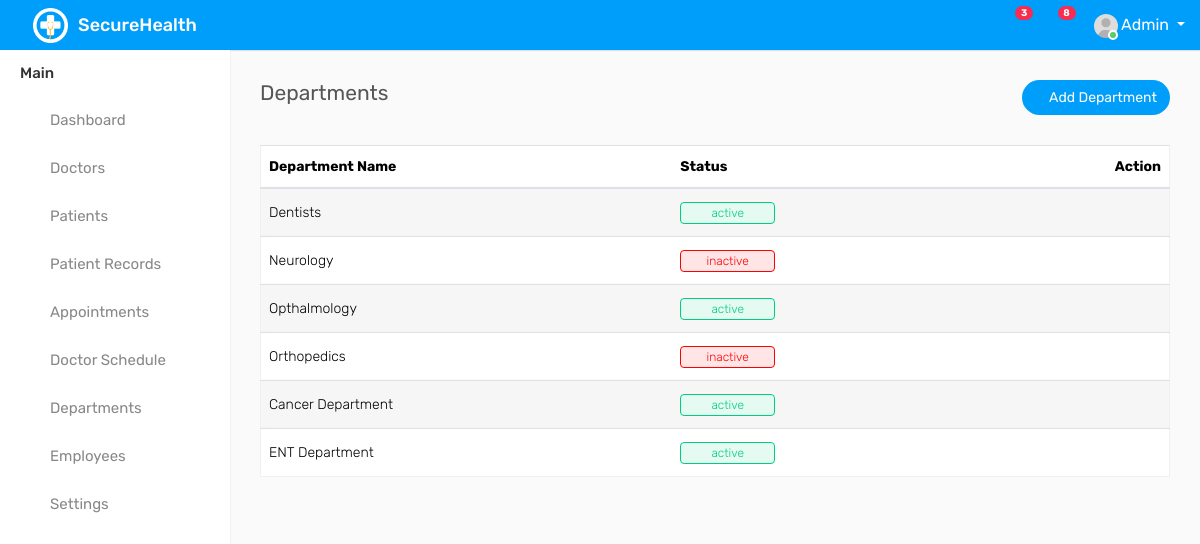
The app's page /departments (signed in) with its own data.
### secureHealth/models.py (models this page shows, shortened)
class departmentData(models.Model):
    department_name = models.CharField(max_length=60)
    message = models.TextField()
    status = models.CharField(max_length=20)
    hospital_name = models.TextField(default="cm hospital")
    class Meta:
        verbose_name_plural="Departments Available"

### secureHealth/views.py (the view)
# urls.py: path('departments',views.departments,name="departments"),
def departments(request):
    hospital = request.session['hospital']
    department_details = departmentData.objects.filter(hospital_name=hospital)
    return render(request,'secureHealth/departments.html',{'departments':department_details})

### secureHealth/templates/secureHealth/departments.html (shortened to what this page needs)
{% extends 'secureHealth/base.html' %}
{% load static %}
{% block content %}
<div class="col-sm-5 col-5">
    <h4 class="page-title">Departments</h4>
</div>
<div class="col-sm-7 col-7 text-right m-b-30">
    <a href="{% url 'adddepartment'%}" class="btn btn-primary btn-rounded"><i class="fa fa-plus"></i> Add Department</a>
</div>
</div>
<div class="row">
<div class="col-md-12">
    <div class="table-responsive">
        <table class="table table-striped custom-table mb-0 datatable">
            <thead>
                <tr>
                    <th>Department Name</th>
                    <th>Status</th>
                    <th class="text-right">Action</th>
                </tr>
            </thead>
            <tbody>
                {% for department in  departments %}
                <tr>
                    <td>{{department.department_name}}</td>
                    <td>
                        {% if department.status == "active" %}
                            <span class="custom-badge status-green">{{department.status}}</span>
                        {% else %}
                            <span class="custom-badge status-red">{{department.status}}</span>
                        {% endif %}
                    </td>
                    <td class="text-right">
                        <div class="dropdown dropdown-action">
                            <a href="#" class="action-icon dropdown-toggle" data-toggle="dropdown" aria-expanded="false"><i class="fa fa-ellipsis-v"></i></a>
                        </div>
                    </td>
                </tr>
                {% endfor %}
            </tbody>
        </table>
    </div>
</div>
</div>
{% endblock %}

### records on screen
departmentData: department_name "Dentists", status "active"
departmentData: department_name "Neurology", status "inactive"
departmentData: department_name "Opthalmology", status "active"
departmentData: department_name "Orthopedics", status "inactive"
departmentData: department_name "Cancer Department", status "active"
departmentData: department_name "ENT Department", status "active"
